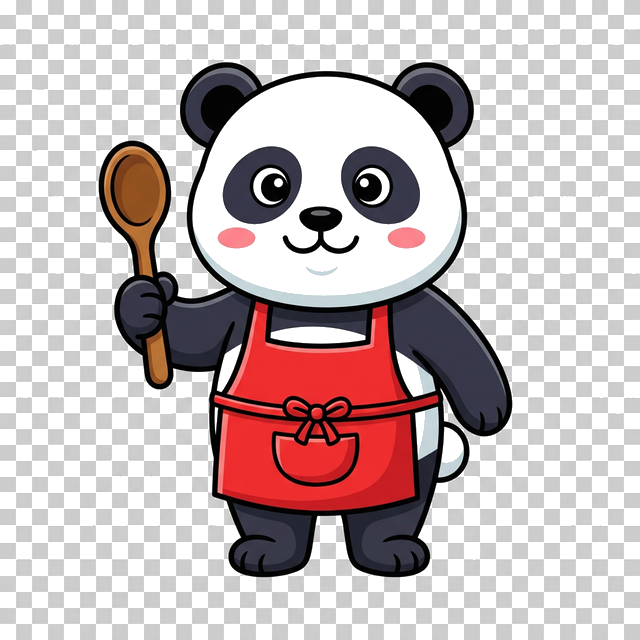
#> input picture assets/tanghulu/panda.png, 640 x 640 px, found by its file name; its folder holds 6 pictures in this run
$ python make_red_panda.py
#> lines starting #> are read from the running program, lines starting #| are printed output that depends on the picture
import glob, os, math
from PIL import Image

def recolor_to_red_panda(img_path, out_path):
    img = Image.open(img_path).convert('RGBA')
#> img is the input picture: PIL image 640x640 RGBA; mean R, G, B, A 199.5, 186.5, 187.3, 147.3
    width, height = img.size
#> width = 640; height = 640

    # Use getdata() to get pixel data
    data = img.getdata()
    new_data = []

    # Red panda colors:
    # White parts -> warm white
    # Black parts -> dark reddish brown
    # Pink parts -> keep pink

    for item in data:
        r, g, b, a = item
        if a > 0:
            # Grayscale intensity
            luma = 0.299 * r + 0.587 * g + 0.114 * b

            # Detect black/dark grey
            if r < 80 and g < 80 and b < 80:
                # Turn black to dark red-brown (Red Panda limbs/ears)
                new_data.append((70, 30, 20, a))
            # Detect white/light grey (not pink/red)
            elif luma > 200 and abs(r-g) < 20 and abs(g-b) < 20:
                # Keep white, maybe slightly warm
                new_data.append((255, 245, 235, a))
            # Detect mid greys (body)
            elif abs(r-g) < 30 and abs(g-b) < 30 and luma >= 80 and luma <= 200:
                # Turn to bright orange-red (Red Panda fur)
                # Map luma [80, 200] to bright orange
                factor = (luma - 80) / 120.0
                nr = int(200 + 55 * factor)
                ng = int(80 + 100 * factor)
                nb = int(40 + 50 * factor)
                new_data.append((nr, ng, nb, a))
            else:
                new_data.append(item)
        else:
            new_data.append(item)
#> this loop made 409600 passes
#> (r, g, b, a, luma) on passes 17 to 28: (210, 209, 208, 255, 209.2), (201, 201, 201, 255, 201), (204, 204, 205, 255, 204.1), (205, 204, 203, 255, 204.2), (205, 204, 205, 255, 204.4), (203, 204, 204, 255, 203.7), (203, 204, 203, 255, 203.6), (203, 205, 205, 255, 204.4), (205, 205, 205, 255, 205), (203, 205, 203, 255, 204.2), (204, 204, 205, 255, 204.1), (203, 204, 204, 255, 203.7)
#> (r, g, b, a) on passes 1 to 6: (255, 255, 255, 0), (255, 255, 255, 0), (255, 255, 255, 0), (255, 255, 255, 0), (255, 255, 255, 0), (255, 255, 255, 0)
#> after the loop, new_data = 409600 items

    img.putdata(new_data)
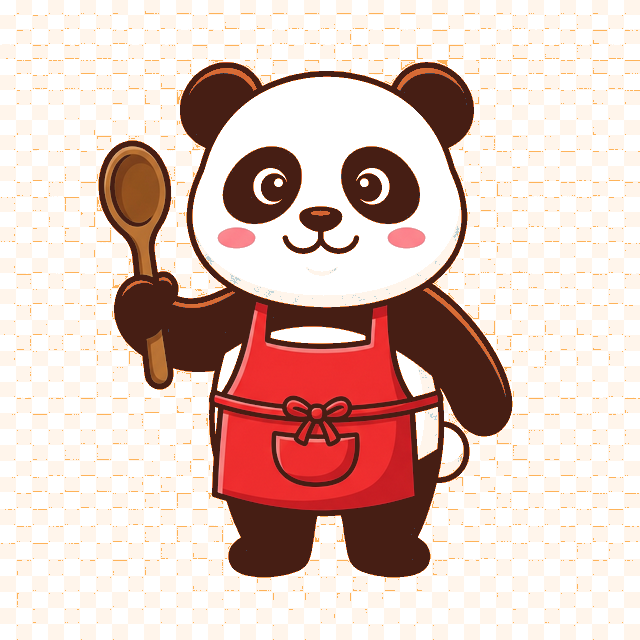
#> img: PIL image 640x640 RGBA; mean R, G, B, A 223.1, 198.7, 191.6, 147.3; transparent parts drawn white
    img.save(out_path, "PNG")

base_path = r'c:\boms\first\assets\tanghulu'
panda_in = os.path.join(base_path, 'panda.png')
panda_out = os.path.join(base_path, 'red_panda.png')

recolor_to_red_panda(panda_in, panda_out)
print("Panda recolored to Red Panda!")
